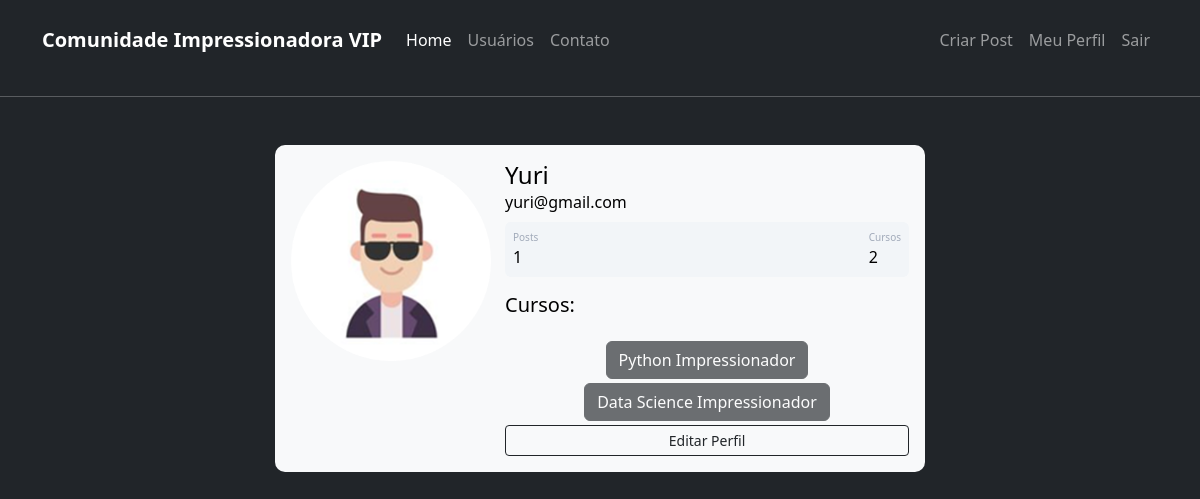
Screenshot of /perfil (signed in) with the database file from the repository.
### comunidadeimpressionadora/models.py (models this page shows)
class Usuario(database.Model,UserMixin):
    id = database.Column(database.Integer,primary_key=True)
    username = database.Column(database.String, nullable=False)
    email = database.Column(database.String, nullable=False,unique=True)
    senha = database.Column(database.String, nullable=False)
    foto_perfil = database.Column(database.String,default="default.jpg")
    posts = database.relationship("Post",backref="autor",lazy=True)
    cursos = database.Column(database.String, nullable=False, default="Não informado")

### comunidadeimpressionadora/routes.py (the view)
@app.route("/perfil")
@login_required
def perfil():
    lista_cursos = current_user.cursos.split(";")
    return render_template("perfil.html",lista_cursos=lista_cursos)

### comunidadeimpressionadora/models.py (called while the page is built)
@loginmanager.user_loader
def load_user(id):
    return Usuario.query.get(int(id))

### comunidadeimpressionadora/templates/perfil.html (shortened to what this page needs)
{% extends 'base.html' %}
{% block body %}
    <div class="container mt-5 d-flex justify-content-center ">
            <div class="card p-3 text-bg-light" style="width:650px">
                <div class="row">
                    <div class="col-sm-4">
                        <div >
                            <div class="image pe-2">
                                <img src="{{url_for('static', filename='fotos_perfil/{}'.format(current_user.foto_perfil))}}" class=" rounded mx-auto d-block " width="200" >
                            </div>
                        </div>
                    </div>
                    <div class="col-sm-8">
                        <div class="ml-3 w-100">
                            <h4 class="mb-0 mt-0">{{current_user.username}}</h4>
                            <span>{{current_user.email}}</span>
                            <div class="p-2 mt-2 bg-primary d-flex justify-content-between rounded text-white stats">
                                <div class="d-flex flex-column">
                                    <span class="articles">Posts</span>
                                    <span class="number1">{{current_user.posts|length}}</span>
                                </div>
                                <div class="d-flex flex-column">
                                    <span class="rating">Cursos</span>
                                    <span class="number3">
                                        {% if current_user.cursos != "Não informado"%}
                                            {{current_user.cursos.split(";")|length}}
                                        {% else %}
                                            {{0}}
                                        {% endif %}
                                    </span>
                                </div>
                            </div>
                            <div class="pt-3"><h5>Cursos:</h5></div>
                            <div class="button mt-4 d-flex flex-row align-items-center">
                                <div class="col" style="text-align:center">
                                    {% for curso in lista_cursos %}
                                        <button type="button" class="btn btn-dark mb-1" disabled>
                                            {{curso}}
                                        </button>
                                        <br>
                                    {% endfor %}
                                </div>
                            </div
                           <div class="button mt-4 d-flex flex-row align-items-center">
                                <a class="w-100" href="{{url_for('editar_perfil')}}">
                                    <button class="btn btn-sm btn-outline-dark w-100">Editar Perfil</button>
                                </a>
                           </div>
                        </div>
                    </div>
                </div>
            </div>
{% endblock%}

### comunidadeimpressionadora/static/main.css (style rules this page uses)
body { background-color:#B3E5FC; border-radius: 10px; }
.card { width: 400px; border: none; border-radius: 10px; background-color: #fff; }
.stats { background: #f2f5f8 !important; color: #000 !important; }
.articles { font-size:10px; color: #a1aab9; }
.number1 { font-weight:500; }
.rating { font-size:10px; color: #a1aab9; }
.number3 { font-weight:500; }

### rows the page displays
Usuario: foto_perfil (picture), username "Yuri", email "yuri@gmail.com"

### other values shown
{{ current_user.posts|length }} "1"
{{ current_user.cursos.split(";")|length }} "2"
{{ curso }} "Python Impressionador" "Data Science Impressionador"
